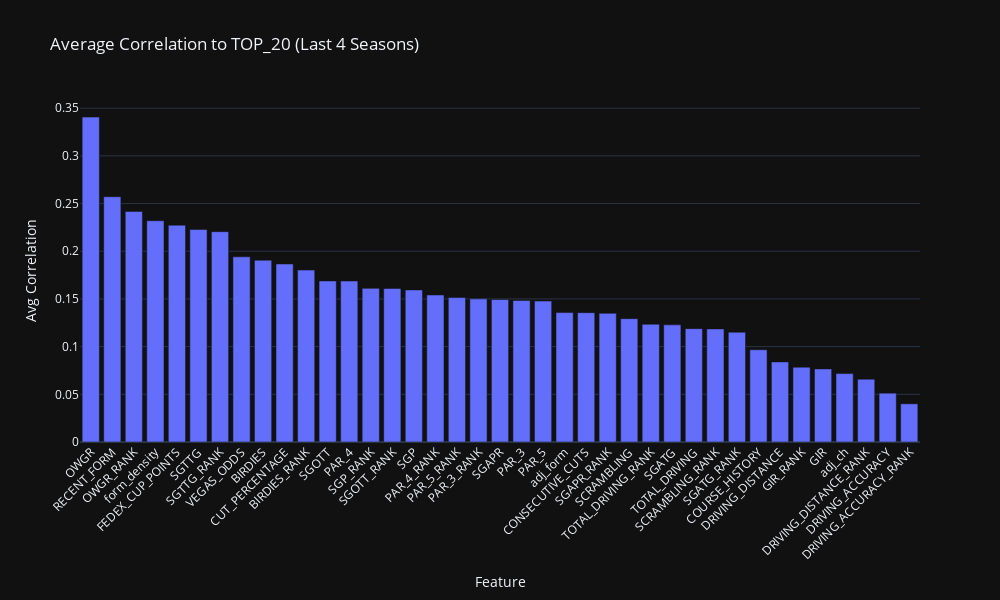

The notebook cell this image was saved under:
### Markdown cell above
**Average of Last 4 Years**

### Code cell
import pandas as pd
import numpy as np
import plotly.express as px

# === Rebuild correlation matrices for the 4 most recent seasons ===
cor = {}
recent_seasons = sorted(training_df["SEASON"].unique())[-4:]

for season in recent_seasons:
    df_season = training_df[training_df["SEASON"] == season].copy()
    numeric_cols = df_season.select_dtypes(include=["float64", "int64"])
    cor[int(season)] = numeric_cols.corr().abs()

# === Combine into one summary DataFrame ===
cor_df = pd.DataFrame()

for season in recent_seasons:
    df = cor[season].reset_index()
    if "TOP_20" not in df.columns:
        continue
    temp = df[["index", "TOP_20"]].copy()
    temp = temp.rename(columns={"TOP_20": str(season)})
    if cor_df.empty:
        cor_df = temp
    else:
        cor_df = cor_df.merge(temp, on="index", how="outer")

# Drop target and metadata rows
cor_df = cor_df[~cor_df["index"].isin(["TOP_20", "FINAL_POS", "SEASON"])]

# Compute average correlation across seasons
cor_df["AVERAGE"] = cor_df.drop(columns=["index"]).mean(axis=1)
cor_df = cor_df.sort_values(by="AVERAGE", ascending=False)

# === Plotly Bar Chart ===
fig = px.bar(
    cor_df,
    x="index",
    y="AVERAGE",
    title="Average Correlation to TOP_20 (Last 4 Seasons)",
    labels={"index": "Feature", "AVERAGE": "Avg Correlation"},
    template="plotly_dark"
)

fig.update_layout(
    xaxis_tickangle=-45,
    height=600,
    width=1000,
    showlegend=False
)

fig.show()

### Figure 1 — Plotly figure (JSON) as saved in the notebook; plotly's stock layout.template omitted (floating-point values rounded to 4 significant figures)
{"data": [{"hovertemplate": "Feature=%{x}<br>Avg Correlation=%{y}<extra></extra>", "legendgroup": "", "marker": {"color": "#636efa", "pattern": {"shape": ""}}, "name": "", "orientation": "v", "showlegend": false, "textposition": "auto", "type": "bar", "x": ["OWGR", "RECENT_FORM", "OWGR_RANK", "form_density", "FEDEX_CUP_POINTS", "SGTTG", "SGTTG_RANK", "VEGAS_ODDS", "BIRDIES", "CUT_PERCENTAGE", "BIRDIES_RANK", "SGOTT", "PAR_4", "SGP_RANK", "SGOTT_RANK", "SGP", "PAR_4_RANK", "PAR_5_RANK", "PAR_3_RANK", "SGAPR", "PAR_3", "PAR_5", "adj_form", "CONSECUTIVE_CUTS", "SGAPR_RANK", "SCRAMBLING", "TOTAL_DRIVING_RANK", "SGATG", "TOTAL_DRIVING", "SCRAMBLING_RANK", "SGATG_RANK", "COURSE_HISTORY", "DRIVING_DISTANCE", "GIR_RANK", "GIR", "adj_ch", "DRIVING_DISTANCE_RANK", "DRIVING_ACCURACY", "DRIVING_ACCURACY_RANK"], "xaxis": "x", "y": [0.3406, 0.2571, 0.2418, 0.232, 0.2274, 0.2228, 0.2206, 0.1941, 0.1906, 0.1866, 0.1802, 0.1689, 0.1688, 0.1611, 0.161, 0.1594, 0.1541, 0.1514, 0.1501, 0.1494, 0.1483, 0.1478, 0.1357, 0.1356, 0.1349, 0.1293, 0.1234, 0.1228, 0.1189, 0.1186, 0.1151, 0.09675, 0.08396, 0.07844, 0.07662, 0.07171, 0.06586, 0.05118, 0.04003], "yaxis": "y"}], "layout": {"barmode": "relative", "height": 600, "legend": {"tracegroupgap": 0}, "showlegend": false, "title": {"text": "Average Correlation to TOP_20 (Last 4 Seasons)"}, "width": 1000, "xaxis": {"anchor": "y", "domain": [0, 1], "tickangle": -45, "title": {"text": "Feature"}}, "yaxis": {"anchor": "x", "domain": [0, 1], "title": {"text": "Avg Correlation"}}}}
